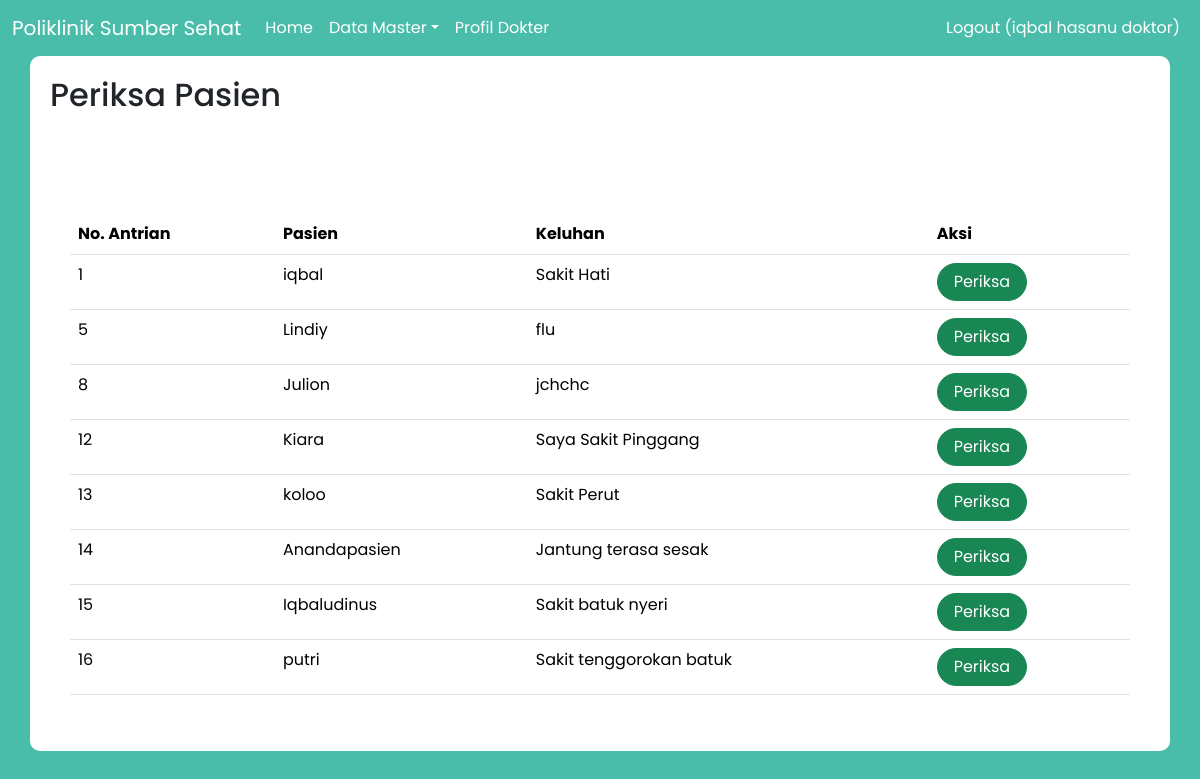
Screenshot of /index.php?page=periksa (signed in) with the database file from the repository.
### tables this page shows
CREATE TABLE `daftar_poli` (
  `id` int(11) NOT NULL,
  `id_pasien` int(11) NOT NULL,
  `id_jadwal` int(11) NOT NULL,
  `keluhan` text NOT NULL,
  `no_antrian` int(11) NOT NULL
);

CREATE TABLE `pasien` (
  `id` int(11) NOT NULL,
  `nama` varchar(255) NOT NULL,
  `alamat` varchar(255) NOT NULL,
  `no_ktp` varchar(255) NOT NULL,
  `no_hp` varchar(50) NOT NULL,
  `no_rm` varchar(25) NOT NULL
);

### periksa.php (the view, shortened to what this page needs)
<h2>Periksa Pasien</h2>
<br>
<div class="container">
    <br>
    <br>
    <table class="table table-hover">
        <thead>
            <tr>
                <th scope="col">No. Antrian</th>
                <th scope="col">Pasien</th>
                <th scope="col">Keluhan</th>
                <th scope="col">Aksi</th>
            </tr>
        </thead>
        <tbody>
            <?php
            $result = mysqli_query($mysqli, "SELECT ps.id, ps.nama AS nama_pasien, dp.id AS dpid, dp.keluhan, dp.no_antrian
                                                FROM daftar_poli AS dp
                                                    JOIN pasien AS ps ON ps.id = dp.id_pasien
                                                    JOIN jadwal_periksa AS jp ON dp.id_jadwal = dp.id_jadwal
                                                    JOIN dokter AS dok ON jp.id_dokter = dok.id
                                                WHERE  dp.id_jadwal = jp.id AND jp.id_dokter = '" . $_SESSION['id_dokter'] . "'
                                                    ");
            while ($data = mysqli_fetch_array($result)) {
            ?>
                <tr>
                    <td><?php echo $data['no_antrian'] ?></td>
                    <td><?php echo $data['nama_pasien'] ?></td>
                    <td><?php echo $data['keluhan'] ?></td>
                    <td>
                        <a class="btn btn-success rounded-pill px-3" href="index.php?page=periksa&id=<?php echo $data['id'] ?>&dpid=<?php echo $data['dpid'] ?>">Periksa</a>
                    </td>
                </tr>
            <?php
            }
            ?>
        </tbody>
    </table>

### index.php (style rules this page uses)
body { background-color: #4ABDAA; font-family: 'Poppins', Helvetica, sans-serif; }
.container { background-color: #fff; padding: 20px; border-radius: 10px; box-shadow: }

### rows the page displays
daftar_poli: no_antrian "1", id_pasien.nama "iqbal", keluhan "Sakit Hati"
daftar_poli: no_antrian "5", id_pasien.nama "Lindiy", keluhan "flu"
daftar_poli: no_antrian "8", id_pasien.nama "Julion", keluhan "jchchc"
daftar_poli: no_antrian "12", id_pasien.nama "Kiara", keluhan "Saya Sakit Pinggang"
daftar_poli: no_antrian "13", id_pasien.nama "koloo", keluhan "Sakit Perut"
daftar_poli: no_antrian "14", id_pasien.nama "Anandapasien", keluhan "Jantung terasa sesak"
daftar_poli: no_antrian "15", id_pasien.nama "Iqbaludinus", keluhan "Sakit batuk nyeri"
daftar_poli: no_antrian "16", id_pasien.nama "putri", keluhan "Sakit tenggorokan batuk"

### other values shown
$_SESSION['name'] "iqbal hasanu doktor"
